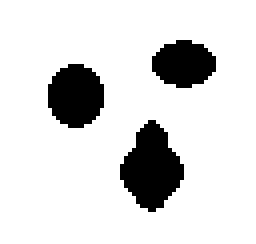
%> input picture Hw3/three.bmp, 64 x 61 px (shown 4 times larger)
$ octave main.m   (GNU Octave 9; MATLAB toolbox functions it lacks are replaced by stand-ins)
%> lines starting %> are read from the running program, lines starting %| are printed output that depends on the picture; in (x1, y1, x2, y2) boxes, pixels count from 0 and x2, y2 are one past the last pixel; in counts of white or black regions, pixels touching at a corner belong together; the program's own positions count from 1
### Hw3/initial.m
function [phi_0, kk] = initial(f,U)
	[nrow, ncol] = size(U);
    if f(1) == 'v'
        c0 = 3;
        initialLSF = -c0 * ones(size(U));
        initialLSF([1:15, nrow - 15 : nrow], 30 : ncol - 30) = c0;
        initialLSF(15:nrow - 15, [1:5, ncol - 5:ncol]) = c0;
        phi_0 = initialLSF;
        kk = 300;
    else
        c0 = 3;
        initialLSF = c0 * ones(size(U));
        roi = 6;
        initialLSF(roi : nrow - roi, roi : ncol - roi) = -c0;
        phi_0 = initialLSF;
        kk = 160;
    end
end

### Hw3/BoundMirrorExpand.m
function B = BoundMirrorExpand(A)
    [m, n] = size(A);
    yi = 2 : m + 1;
    xi = 2 : n + 1;
    B = zeros(m+ 2, n + 2);
    B(yi,xi) = A;
    B([1 m + 2], [1 n + 2]) = B([3 m], [3 n]);  % mirror corners
    B([1 m + 2], xi) = B([3 m], xi);          % mirror left and right boundary
    B(yi, [1 n + 2]) = B(yi, [3 n]);          % mirror top and bottom boundary
end

### Hw3/calc_g.m
function g = calc_g(I,sigma)
    I = BoundMirrorExpand(I);
    G = fspecial('gaussian', 15, sigma);
    X = conv2(I,G,'same');
    [Ix, Iy] = gradient(X);
    g = 1 ./ (1 + Ix.^2 + Iy.^2);
end

### Hw3/plotLevelSet.m
function [c,h]=plotLevelSet(u,zLevel, style)
    [c,h] = contour(u,[zLevel zLevel],style);
end

### Hw3/evolution_cv.m
function phi = evolution_cv(I, phi0, g, gx, gy, mu, nu, lambda, delta_t, epsilon, numIter)
    I = BoundMirrorExpand(I); % 镜像边缘延拓
    phi = BoundMirrorExpand(phi0);
    [phix, phiy] = gradient(phi);
    phixy = sqrt(phix.^2 + phiy.^2 + 1e-10);
    phix = phix ./ phixy;
    phiy = phiy ./ phixy;

    for k = 1 : numIter
        phi = BoundMirrorEnsure(phi);
        delta_h = Delta(phi,epsilon);
        Curv = curvature(phi);

        % updating the phi function
        distRictTerm = mu * (4 * del2(phi) - Curv);
        lengthTrem = lambda * delta_h .* (phix .* gx + phiy .* gy + g .* Curv);
        areaTerm = nu * g .* delta_h;
        new_term = distRictTerm + lengthTrem + areaTerm;
        phi = phi + delta_t * new_term;
    end
    phi = BoundMirrorShrink(phi); % 去掉延拓的边缘
end

### Hw3/BoundMirrorShrink.m
function B = BoundMirrorShrink(A)
    [m, n] = size(A);
    yi = 2 : m-1;
    xi = 2 : n-1;
    B = A(yi, xi);
end

### Hw3/main.m
clear;
close all;
clc;

[f,p] = uigetfile({'*.bmp'},'Open');
%> the answer given: three.bmp
if f
    Img = imread([p f]);
%> Img is the input picture: size 61x64x3 uint8; values 128 (black) and 192 (white), 85.9% white; 3 black regions, box (x1, y1, x2, y2) and area: (30, 30, 46, 53) 231, (12, 16, 26, 32) 176, (38, 10, 54, 22) 144
end

% Img=imread('three.bmp');
% Img=imread('vessel.bmp');
% Img=imread('twoCells.bmp');
U = Img(:,:,1);

[phi_0, kk] = initial(f,U);
%> in initial, `initialLSF(roi : nrow - roi, roi : ncol - roi) = -c0;`:
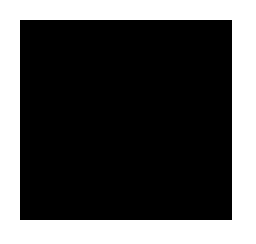
%> initialLSF: size 61x64 double (shown 4 times larger); values -3 (black) and 3 (white), 32.1% white; 1 white region, box (x1, y1, x2, y2) and area: (0, 0, 64, 61) 1254
%> kk = 160

delta_t = 5;
mu = 0.2 / delta_t; % 0.04
nu = 1.5;
lambda = 5;

I = double(U);
epsilon = 1.5;
sigma = 1.5;
g = calc_g(I, sigma);
%> in BoundMirrorExpand, `B([1 m + 2], [1 n + 2]) = B([3 m], [3 n]);`: B: size 63x66 double; min 0, max 192, mean 172
%> in BoundMirrorExpand, `B(yi, [1 n + 2]) = B(yi, [3 n]);`: B: size 63x66 double; values 128 (black) and 192 (white), 86.7% white; 3 black regions, box (x1, y1, x2, y2) and area: (31, 31, 47, 54) 231, (13, 17, 27, 33) 176, (39, 11, 55, 23) 144
%> in calc_g, `X = conv2(I,G,'same');`:
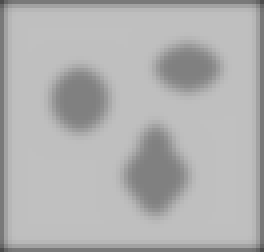
%> X: size 63x66 double (shown 4 times larger); min 76.93, max 192, mean 176.7
%> in calc_g, `g = 1 ./ (1 + Ix.^2 + Iy.^2);`:
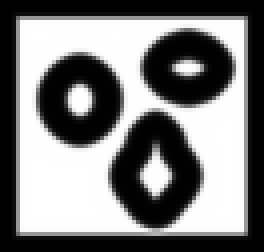
%> g: size 63x66 double (shown 4 times larger); min 0.000598, max 1, mean 0.492
[gx, gy] = gradient(g);
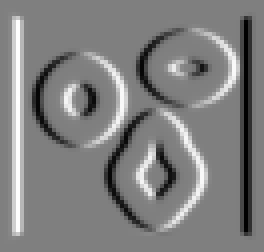
%> gx: size 63x66 double (shown 4 times larger); min -0.47, max 0.467, mean -5.61e-19; drawn with min black and max white
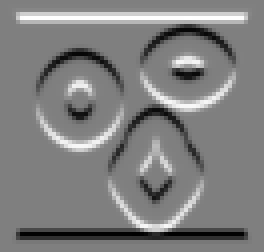
%> gy: size 63x66 double (shown 4 times larger); min -0.472, max 0.47, mean -2.57e-12; drawn with min black and max white

phi = phi_0;
figure(1);
imagesc(uint8(I));colormap(gray)
hold on;
plotLevelSet(phi,0,'r');
%> in plotLevelSet, `[c,h] = contour(u,[zLevel zLevel],style);`: c = 208 columns, first 8: [0 5.5 6 7 8 9 10 11; 207 6 5.5 5.5 5.5 5.5 5.5 5.5]; h = -40.53

numIter = 1;
%> (the run ends here)
